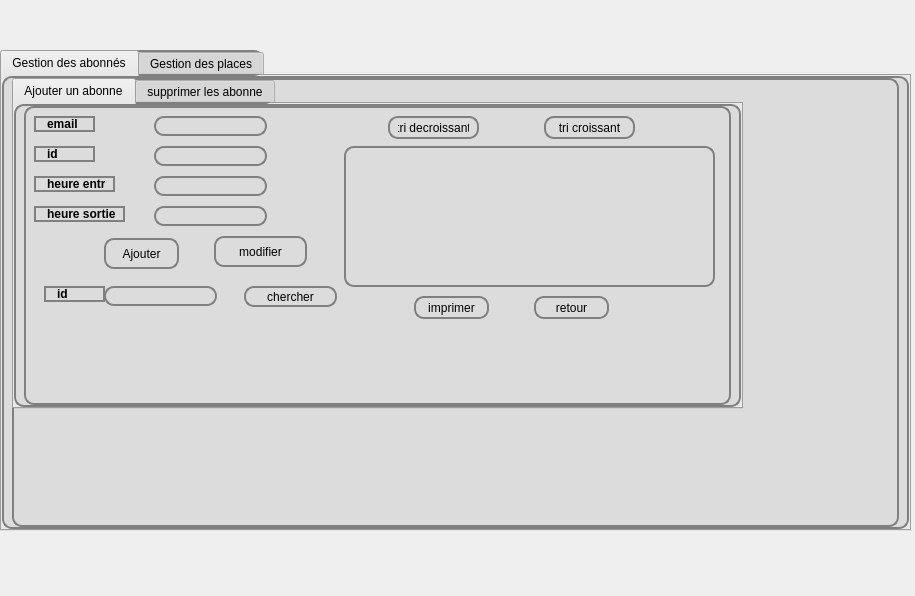
<?xml version="1.0" encoding="UTF-8"?>
<ui version="4.0">
 <class>parkingint</class>
 <widget class="QDialog" name="parkingint">
  <property name="geometry">
   <rect>
    <x>0</x>
    <y>0</y>
    <width>915</width>
    <height>596</height>
   </rect>
  </property>
  <property name="windowTitle">
   <string>Dialog</string>
  </property>
  <widget class="QTabWidget" name="tabWidget_2">
   <property name="geometry">
    <rect>
     <x>0</x>
     <y>50</y>
     <width>911</width>
     <height>481</height>
    </rect>
   </property>
   <property name="styleSheet">
    <string notr="true">border: 2px solid gray;
border-radius: 10px;
padding: 0 8px;
background: yellow GAINSBORO</string>
   </property>
   <property name="currentIndex">
    <number>0</number>
   </property>
   <widget class="QWidget" name="tab_4">
    <attribute name="title">
     <string>Gestion des abonnés</string>
    </attribute>
    <widget class="QTabWidget" name="tabWidget">
     <property name="geometry">
      <rect>
       <x>0</x>
       <y>0</y>
       <width>731</width>
       <height>331</height>
      </rect>
     </property>
     <property name="styleSheet">
      <string notr="true"/>
     </property>
     <property name="currentIndex">
      <number>0</number>
     </property>
     <widget class="QWidget" name="tab">
      <attribute name="title">
       <string>Ajouter un abonne</string>
      </attribute>
      <widget class="QLabel" name="label">
       <property name="geometry">
        <rect>
         <x>10</x>
         <y>40</y>
         <width>61</width>
         <height>16</height>
        </rect>
       </property>
       <property name="font">
        <font>
         <weight>75</weight>
         <bold>true</bold>
        </font>
       </property>
       <property name="text">
        <string>id</string>
       </property>
      </widget>
      <widget class="QLabel" name="label_2">
       <property name="geometry">
        <rect>
         <x>10</x>
         <y>70</y>
         <width>81</width>
         <height>16</height>
        </rect>
       </property>
       <property name="font">
        <font>
         <weight>75</weight>
         <bold>true</bold>
        </font>
       </property>
       <property name="text">
        <string>heure entrée</string>
       </property>
      </widget>
      <widget class="QLabel" name="label_3">
       <property name="geometry">
        <rect>
         <x>10</x>
         <y>100</y>
         <width>91</width>
         <height>16</height>
        </rect>
       </property>
       <property name="font">
        <font>
         <weight>75</weight>
         <bold>true</bold>
        </font>
       </property>
       <property name="text">
        <string>heure sortie</string>
       </property>
      </widget>
      <widget class="QLineEdit" name="lineEdit_id">
       <property name="geometry">
        <rect>
         <x>130</x>
         <y>40</y>
         <width>113</width>
         <height>20</height>
        </rect>
       </property>
      </widget>
      <widget class="QLineEdit" name="lineEdit_heure_entree">
       <property name="geometry">
        <rect>
         <x>130</x>
         <y>70</y>
         <width>113</width>
         <height>20</height>
        </rect>
       </property>
      </widget>
      <widget class="QLineEdit" name="lineEdit_heure_sortie">
       <property name="geometry">
        <rect>
         <x>130</x>
         <y>100</y>
         <width>113</width>
         <height>20</height>
        </rect>
       </property>
      </widget>
      <widget class="QPushButton" name="pb_ajouter">
       <property name="geometry">
        <rect>
         <x>80</x>
         <y>132</y>
         <width>75</width>
         <height>31</height>
        </rect>
       </property>
       <property name="styleSheet">
        <string notr="true">QPushButton#evilButton {
    background-color: red;
    border-style: outset;
    border-width: 2px;
    border-color: beige;
}</string>
       </property>
       <property name="text">
        <string>Ajouter</string>
       </property>
      </widget>
      <widget class="QLineEdit" name="lineEdit_email">
       <property name="geometry">
        <rect>
         <x>130</x>
         <y>10</y>
         <width>113</width>
         <height>20</height>
        </rect>
       </property>
       <property name="styleSheet">
        <string notr="true">QLineEdit#usernameEdit { background-color: blue }</string>
       </property>
      </widget>
      <widget class="QLabel" name="label_5">
       <property name="geometry">
        <rect>
         <x>10</x>
         <y>10</y>
         <width>61</width>
         <height>16</height>
        </rect>
       </property>
       <property name="font">
        <font>
         <weight>75</weight>
         <bold>true</bold>
        </font>
       </property>
       <property name="styleSheet">
        <string notr="true">&lt;font color-red&gt;</string>
       </property>
       <property name="text">
        <string>email</string>
       </property>
      </widget>
      <widget class="QPushButton" name="pushButton">
       <property name="geometry">
        <rect>
         <x>190</x>
         <y>130</y>
         <width>93</width>
         <height>31</height>
        </rect>
       </property>
       <property name="styleSheet">
        <string notr="true">QPushButton#evilButton {
    background-color: red;
    border-style: outset;
    border-width: 2px;
    border-radius: 10px;
    border-color: beige;
    font: bold 14px;
    min-width: 10em;
    padding: 6px;
}</string>
       </property>
       <property name="text">
        <string>modifier</string>
       </property>
      </widget>
      <widget class="QTableView" name="tabAbonne">
       <property name="geometry">
        <rect>
         <x>320</x>
         <y>40</y>
         <width>371</width>
         <height>141</height>
        </rect>
       </property>
       <property name="styleSheet">
        <string notr="true"/>
       </property>
      </widget>
      <widget class="QLineEdit" name="lineEdit_chercher">
       <property name="geometry">
        <rect>
         <x>80</x>
         <y>180</y>
         <width>113</width>
         <height>20</height>
        </rect>
       </property>
      </widget>
      <widget class="QPushButton" name="pushButton_4">
       <property name="geometry">
        <rect>
         <x>220</x>
         <y>180</y>
         <width>93</width>
         <height>21</height>
        </rect>
       </property>
       <property name="styleSheet">
        <string notr="true">QPushButton#evilButton {
    background-color: red;
    border-style: outset;
    border-width: 2px;
    border-radius: 10px;
    border-color: beige;
    font: bold 14px;
    min-width: 10em;
    padding: 6px;
}
</string>
       </property>
       <property name="text">
        <string>chercher</string>
       </property>
      </widget>
      <widget class="QLabel" name="label_11">
       <property name="geometry">
        <rect>
         <x>20</x>
         <y>180</y>
         <width>61</width>
         <height>16</height>
        </rect>
       </property>
       <property name="font">
        <font>
         <weight>75</weight>
         <bold>true</bold>
        </font>
       </property>
       <property name="text">
        <string>id</string>
       </property>
      </widget>
      <widget class="QPushButton" name="pushButton_7">
       <property name="geometry">
        <rect>
         <x>364</x>
         <y>10</y>
         <width>91</width>
         <height>23</height>
        </rect>
       </property>
       <property name="text">
        <string>tri decroissant</string>
       </property>
      </widget>
      <widget class="QPushButton" name="pushButton_8">
       <property name="geometry">
        <rect>
         <x>520</x>
         <y>10</y>
         <width>91</width>
         <height>23</height>
        </rect>
       </property>
       <property name="text">
        <string>tri croissant</string>
       </property>
      </widget>
      <widget class="QPushButton" name="pushButton_10">
       <property name="geometry">
        <rect>
         <x>510</x>
         <y>190</y>
         <width>75</width>
         <height>23</height>
        </rect>
       </property>
       <property name="text">
        <string>retour</string>
       </property>
      </widget>
      <widget class="QPushButton" name="pushButton_11">
       <property name="geometry">
        <rect>
         <x>390</x>
         <y>190</y>
         <width>75</width>
         <height>23</height>
        </rect>
       </property>
       <property name="text">
        <string>imprimer</string>
       </property>
      </widget>
     </widget>
     <widget class="QWidget" name="tab_3">
      <attribute name="title">
       <string>supprimer les abonne</string>
      </attribute>
      <widget class="QLineEdit" name="lineEdit_id_2">
       <property name="geometry">
        <rect>
         <x>140</x>
         <y>30</y>
         <width>113</width>
         <height>20</height>
        </rect>
       </property>
      </widget>
      <widget class="QLabel" name="label_4">
       <property name="geometry">
        <rect>
         <x>80</x>
         <y>30</y>
         <width>61</width>
         <height>16</height>
        </rect>
       </property>
       <property name="font">
        <font>
         <weight>75</weight>
         <bold>true</bold>
        </font>
       </property>
       <property name="text">
        <string>email</string>
       </property>
      </widget>
      <widget class="QPushButton" name="pb_supprimer">
       <property name="geometry">
        <rect>
         <x>240</x>
         <y>140</y>
         <width>75</width>
         <height>23</height>
        </rect>
       </property>
       <property name="text">
        <string>Supprimer</string>
       </property>
      </widget>
     </widget>
    </widget>
   </widget>
   <widget class="QWidget" name="tab_5">
    <attribute name="title">
     <string>Gestion des places</string>
    </attribute>
    <widget class="QTabWidget" name="tabWidget_3">
     <property name="geometry">
      <rect>
       <x>10</x>
       <y>0</y>
       <width>701</width>
       <height>341</height>
      </rect>
     </property>
     <property name="currentIndex">
      <number>0</number>
     </property>
     <widget class="QWidget" name="tab_6">
      <attribute name="title">
       <string>gerer les places</string>
      </attribute>
      <widget class="QPushButton" name="pushButton_ajouter">
       <property name="geometry">
        <rect>
         <x>40</x>
         <y>180</y>
         <width>75</width>
         <height>23</height>
        </rect>
       </property>
       <property name="styleSheet">
        <string notr="true">QPushButton {
            color: grey;
            border-image: url(/home/kamlie/code/button.png) 3 10 3 10;
            border-top: 3px transparent;
            border-bottom: 3px transparent;
            border-right: 10px transparent;
            border-left: 10px transparent;
        }
</string>
       </property>
       <property name="text">
        <string>ajouter</string>
       </property>
      </widget>
      <widget class="QPushButton" name="pushButton_modifier">
       <property name="geometry">
        <rect>
         <x>140</x>
         <y>180</y>
         <width>75</width>
         <height>23</height>
        </rect>
       </property>
       <property name="styleSheet">
        <string notr="true">QPushButton {
            color: grey;
            border-image: url(/home/kamlie/code/button.png) 3 10 3 10;
            border-top: 3px transparent;
            border-bottom: 3px transparent;
            border-right: 10px transparent;
            border-left: 10px transparent;
        }
</string>
       </property>
       <property name="text">
        <string>modifier</string>
       </property>
      </widget>
      <widget class="QLineEdit" name="lineEdit_id2">
       <property name="geometry">
        <rect>
         <x>100</x>
         <y>20</y>
         <width>113</width>
         <height>20</height>
        </rect>
       </property>
      </widget>
      <widget class="QLineEdit" name="lineEdit_pnbplace">
       <property name="geometry">
        <rect>
         <x>100</x>
         <y>60</y>
         <width>113</width>
         <height>20</height>
        </rect>
       </property>
      </widget>
      <widget class="QLineEdit" name="lineEdit_nbvoiture">
       <property name="geometry">
        <rect>
         <x>100</x>
         <y>100</y>
         <width>113</width>
         <height>20</height>
        </rect>
       </property>
      </widget>
      <widget class="QLineEdit" name="lineEdit_tarif">
       <property name="geometry">
        <rect>
         <x>100</x>
         <y>140</y>
         <width>113</width>
         <height>20</height>
        </rect>
       </property>
      </widget>
      <widget class="QTableView" name="tab_place">
       <property name="geometry">
        <rect>
         <x>320</x>
         <y>30</y>
         <width>321</width>
         <height>161</height>
        </rect>
       </property>
       <property name="styleSheet">
        <string notr="true"/>
       </property>
      </widget>
      <widget class="QLabel" name="label_6">
       <property name="geometry">
        <rect>
         <x>10</x>
         <y>20</y>
         <width>51</width>
         <height>20</height>
        </rect>
       </property>
       <property name="font">
        <font>
         <family>cendtry gothic</family>
        </font>
       </property>
       <property name="styleSheet">
        <string notr="true">*{ font-family: cendtry gothic;
font-size:24pix;
}</string>
       </property>
       <property name="text">
        <string>&lt;font color-red&gt;id</string>
       </property>
      </widget>
      <widget class="QLabel" name="label_7">
       <property name="geometry">
        <rect>
         <x>10</x>
         <y>60</y>
         <width>61</width>
         <height>16</height>
        </rect>
       </property>
       <property name="font">
        <font>
         <weight>75</weight>
         <bold>true</bold>
        </font>
       </property>
       <property name="text">
        <string>nb_place</string>
       </property>
      </widget>
      <widget class="QLabel" name="label_8">
       <property name="geometry">
        <rect>
         <x>10</x>
         <y>100</y>
         <width>71</width>
         <height>16</height>
        </rect>
       </property>
       <property name="font">
        <font>
         <weight>75</weight>
         <bold>true</bold>
        </font>
       </property>
       <property name="text">
        <string>nb_voiture</string>
       </property>
      </widget>
      <widget class="QLabel" name="label_9">
       <property name="geometry">
        <rect>
         <x>10</x>
         <y>140</y>
         <width>47</width>
         <height>13</height>
        </rect>
       </property>
       <property name="font">
        <font>
         <weight>75</weight>
         <bold>true</bold>
        </font>
       </property>
       <property name="text">
        <string>tarif</string>
       </property>
      </widget>
      <widget class="QPushButton" name="pushButton_2">
       <property name="geometry">
        <rect>
         <x>180</x>
         <y>240</y>
         <width>75</width>
         <height>23</height>
        </rect>
       </property>
       <property name="styleSheet">
        <string notr="true">QPushButton#evilButton { background-color: red }
</string>
       </property>
       <property name="text">
        <string>supprimer</string>
       </property>
      </widget>
      <widget class="QLineEdit" name="lineEdit_idd">
       <property name="geometry">
        <rect>
         <x>60</x>
         <y>240</y>
         <width>113</width>
         <height>20</height>
        </rect>
       </property>
      </widget>
      <widget class="QLabel" name="label_15">
       <property name="geometry">
        <rect>
         <x>10</x>
         <y>240</y>
         <width>47</width>
         <height>13</height>
        </rect>
       </property>
       <property name="font">
        <font>
         <weight>75</weight>
         <bold>true</bold>
        </font>
       </property>
       <property name="text">
        <string>id</string>
       </property>
      </widget>
      <widget class="QPushButton" name="pushButton_3">
       <property name="geometry">
        <rect>
         <x>460</x>
         <y>270</y>
         <width>75</width>
         <height>23</height>
        </rect>
       </property>
       <property name="text">
        <string>chercher</string>
       </property>
      </widget>
      <widget class="QLineEdit" name="chercher">
       <property name="geometry">
        <rect>
         <x>330</x>
         <y>270</y>
         <width>113</width>
         <height>20</height>
        </rect>
       </property>
      </widget>
      <widget class="QPushButton" name="stat">
       <property name="geometry">
        <rect>
         <x>550</x>
         <y>270</y>
         <width>131</width>
         <height>23</height>
        </rect>
       </property>
       <property name="text">
        <string>Visualiser statistique</string>
       </property>
      </widget>
      <widget class="QPushButton" name="pushButton_5">
       <property name="geometry">
        <rect>
         <x>360</x>
         <y>0</y>
         <width>75</width>
         <height>23</height>
        </rect>
       </property>
       <property name="styleSheet">
        <string notr="true">QPushButton {
            color: grey;
            border-image: url(/home/kamlie/code/button.png) 3 10 3 10;
            border-top: 3px transparent;
            border-bottom: 3px transparent;
            border-right: 10px transparent;
            border-left: 10px transparent;
        }
</string>
       </property>
       <property name="text">
        <string> tri croissant</string>
       </property>
      </widget>
      <widget class="QPushButton" name="pushButton_6">
       <property name="geometry">
        <rect>
         <x>470</x>
         <y>0</y>
         <width>91</width>
         <height>23</height>
        </rect>
       </property>
       <property name="styleSheet">
        <string notr="true">QPushButton {
            color: grey;
            border-image: url(/home/kamlie/code/button.png) 3 10 3 10;
            border-top: 3px transparent;
            border-bottom: 3px transparent;
            border-right: 10px transparent;
            border-left: 10px transparent;
        }
</string>
       </property>
       <property name="text">
        <string>tri decroissant</string>
       </property>
      </widget>
      <widget class="QPushButton" name="pushButton_9">
       <property name="geometry">
        <rect>
         <x>440</x>
         <y>200</y>
         <width>75</width>
         <height>23</height>
        </rect>
       </property>
       <property name="text">
        <string>retour</string>
       </property>
      </widget>
     </widget>
    </widget>
   </widget>
  </widget>
 </widget>
 <resources/>
 <connections/>
</ui>
